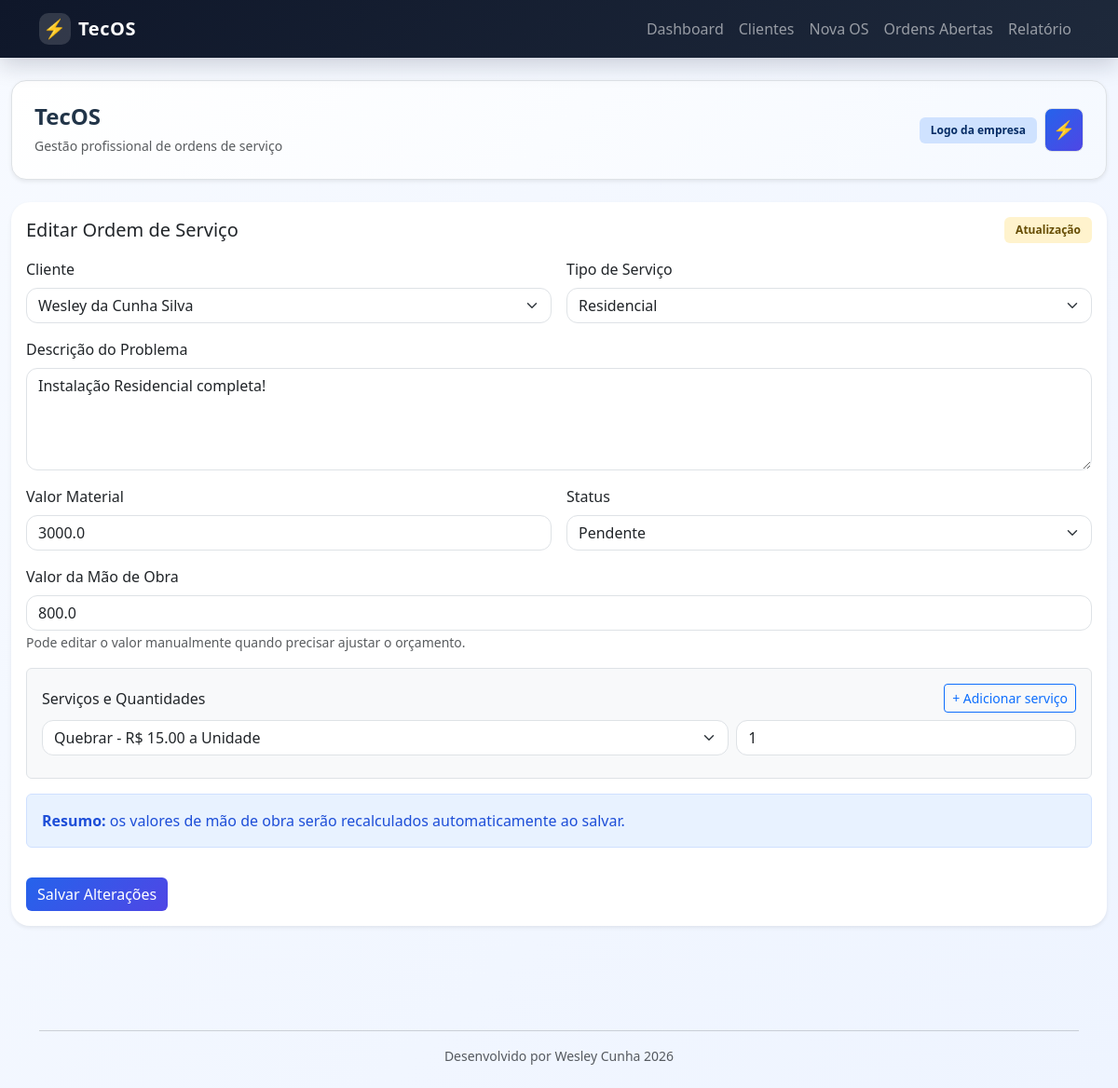
Page /ordem/1/editar on the committed database.
### tables this page shows
CREATE TABLE ordens_servico (
            id INTEGER PRIMARY KEY AUTOINCREMENT,
            cliente_id INTEGER NOT NULL,
            descricao_problema TEXT NOT NULL,
            tipo_servico TEXT NOT NULL,
            valor_material REAL NOT NULL,
            valor_mao_de_obra REAL NOT NULL,
            valor_total REAL NOT NULL,
            status TEXT NOT NULL,
            data_abertura TEXT NOT NULL,
            FOREIGN KEY (cliente_id) REFERENCES clientes(id)
        );

CREATE TABLE clientes (
            id INTEGER PRIMARY KEY AUTOINCREMENT,
            nome TEXT NOT NULL,
            telefone TEXT NOT NULL,
            endereco TEXT NOT NULL
        );

### rotas.py (the view, shortened to what this page needs)
    @app.route('/ordem/<int:ordem_id>/editar', methods=['GET', 'POST'])
    def editar_ordem(ordem_id):
        ordem = buscar_ordem_por_id(ordem_id)
        clientes = listar_clientes()
        itens = buscar_itens_ordem(ordem_id)
        return render_template('editar_ordem.html', ordem=ordem, clientes=clientes, servicos=get_servicos(), itens=itens)

### database.py (called while the page is built)
def get_connection():
    conn = sqlite3.connect(DB_PATH)
    conn.row_factory = sqlite3.Row
    return conn

def get_servicos():
    return [
        {'nome': 'Quebrar', 'valor': 15.00, 'unidade': 'a Unidade'},
        {'nome': 'Tomada', 'valor': 35.00, 'unidade': 'a Unidade'},
        {'nome': 'Interruptor Lampada', 'valor': 25.00, 'unidade': 'a Unidade'},
        {'nome': 'Puxar Fios', 'valor': 15.00, 'unidade': 'o Metro'},
        {'nome': 'Quadro de Distribuição', 'valor': 300.00, 'unidade': 'a Unidade'},
        {'nome': 'Padrão da Concecionaria', 'valor': 250.00, 'unidade': 'a Unidade'},
    ]

def listar_clientes():
    conn = get_connection()
    clientes = conn.execute('SELECT * FROM clientes ORDER BY nome').fetchall()
    conn.close()
    return clientes

def buscar_ordem_por_id(ordem_id):
    conn = get_connection()
    ordem = conn.execute('SELECT * FROM ordens_servico WHERE id = ?', (ordem_id,)).fetchone()
    conn.close()
    return ordem

def buscar_itens_ordem(ordem_id):
    conn = get_connection()
    itens = conn.execute('SELECT * FROM ordem_servico_itens WHERE ordem_id = ? ORDER BY id', (ordem_id,)).fetchall()
    conn.close()
    return itens

### templates/editar_ordem.html (shortened to what this page needs)
{% extends 'base.html' %}
{% block content %}
<div class="card shadow-sm border-0">
  <div class="card-body">
    <div class="d-flex justify-content-between align-items-center mb-3">
      <h5 class="card-title mb-0">Editar Ordem de Serviço</h5>
      <span class="badge bg-warning-subtle text-warning-emphasis">Atualização</span>
    </div>
    {% if ordem %}
    <form method="post">
      <div class="row g-3">
        <div class="col-md-6">
          <label class="form-label">Cliente</label>
          <select class="form-select" name="cliente_id" required>
            {% for cliente in clientes %}
            <option value="{{ cliente.id }}" {% if cliente.id == ordem.cliente_id %}selected{% endif %}>{{ cliente.nome }}</option>
            {% endfor %}
          </select>
        </div>
        <div class="col-md-6">
          <label class="form-label">Tipo de Serviço</label>
          <select class="form-select" name="tipo_servico" required>
            <option {% if ordem.tipo_servico == 'Residencial' %}selected{% endif %}>Residencial</option>
          </select>
        </div>
        <div class="col-12">
          <label class="form-label">Descrição do Problema</label>
          <textarea class="form-control" name="descricao_problema" rows="4" required>{{ ordem.descricao_problema }}</textarea>
        </div>
        <div class="col-md-6">
          <label class="form-label">Valor Material</label>
          <input type="number" step="0.01" class="form-control" name="valor_material" value="{{ ordem.valor_material }}" required>
        </div>
        <div class="col-md-6">
          <label class="form-label">Status</label>
          <select class="form-select" name="status" required>
            <option {% if ordem.status == 'Pendente' %}selected{% endif %}>Pendente</option>
          </select>
        </div>
        <div class="col-12">
          <label class="form-label">Valor da Mão de Obra</label>
          <input type="number" step="0.01" class="form-control" name="valor_mao_de_obra_manual" value="{{ ordem.valor_mao_de_obra }}" placeholder="Informe manualmente o valor da mão de obra">
          <small class="text-muted">Pode editar o valor manualmente quando precisar ajustar o orçamento.</small>
        </div>
        <div class="col-12">
          <div class="border rounded p-3 bg-light">
            <div class="d-flex justify-content-between align-items-center mb-2">
              <label class="form-label mb-0">Serviços e Quantidades</label>
              <button type="button" class="btn btn-sm btn-outline-primary" onclick="addServiceRow()">+ Adicionar serviço</button>
            </div>
            <div id="service-rows">
              {% if itens %}
              {% for item in itens %}
              <div class="row g-2 mb-2 service-row">
                <div class="col-md-8">
                  <select class="form-select" name="servico">
                    {% for servico in servicos %}
                    <option value="{{ servico.nome }}" {% if servico.nome == item.servico %}selected{% endif %}>{{ servico.nome }} - R$ {{ '%.2f'|format(servico.valor) }} {{ servico.unidade }}</option>
                    {% endfor %}
                  </select>
                </div>
                <div class="col-md-4">
                  <input type="number" min="1" class="form-control" name="quantidade" value="{{ item.quantidade }}">
                </div>
              </div>
              {% endfor %}
              {% else %}
              <div class="row g-2 mb-2 service-row">
                <div class="col-md-8">
                  <select class="form-select" name="servico">
                    {% for servico in servicos %}
                    <option value="{{ servico.nome }}">{{ servico.nome }} - R$ {{ '%.2f'|format(servico.valor) }} {{ servico.unidade }}</option>
                    {% endfor %}
                  </select>
                </div>
                <div class="col-md-4">
                  <input type="number" min="1" class="form-control" name="quantidade" value="1">
                </div>
              </div>
              {% endif %}
            </div>
          </div>
        </div>
      </div>
      <div class="alert alert-info mt-3">
        <strong>Resumo:</strong> os valores de mão de obra serão recalculados automaticamente ao salvar.
      </div>
      <button class="btn btn-primary mt-3">Salvar Alterações</button>
    </form>
    {% else %}
    <p>Ordem não encontrada.</p>
    {% endif %}
  </div>
</div>
{% endblock %}

### static/css/style.css (style rules this page uses)
body { background: linear-gradient(135deg, #f7faff 0%, #eef4ff 100%); color: #213448; font-size: 16px; }
.card { border-radius: 20px; border: 1px solid #dfe8f5; box-shadow: 0 12px 35px rgba(15, 23, 42, 0.07); overflow: hidden; }
.btn-primary { background: linear-gradient(135deg, #2563eb 0%, #4f46e5 100%); border: none; }
.badge { padding: 0.5rem 0.75rem; }
.form-control, .form-select { border-radius: 12px; }
.alert-info { background-color: #e8f2ff; border-color: #cfe0ff; color: #1d4ed8; }

### rows in the picture
ordens_servico: cliente_id "Wesley da Cunha Silva", tipo_servico "Residencial", descricao_problema "Instalação Residencial completa!", valor_material "3000.0", status "Pendente", valor_mao_de_obra_manual "800.0"

### other values in the picture
form field servico "Quebrar - R$ 15.00 a Unidade"
